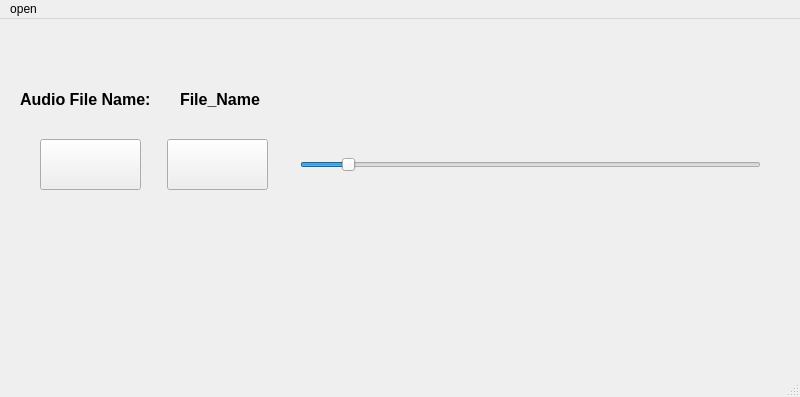
<?xml version="1.0" encoding="UTF-8"?>
<ui version="4.0">
 <class>MainWindow</class>
 <widget class="QMainWindow" name="MainWindow">
  <property name="geometry">
   <rect>
    <x>0</x>
    <y>0</y>
    <width>800</width>
    <height>397</height>
   </rect>
  </property>
  <property name="windowTitle">
   <string>MainWindow</string>
  </property>
  <widget class="QWidget" name="centralwidget">
   <widget class="QLabel" name="lbl_Title_File_Name">
    <property name="geometry">
     <rect>
      <x>20</x>
      <y>60</y>
      <width>131</width>
      <height>41</height>
     </rect>
    </property>
    <property name="font">
     <font>
      <pointsize>12</pointsize>
      <bold>true</bold>
     </font>
    </property>
    <property name="text">
     <string>Audio File Name:</string>
    </property>
   </widget>
   <widget class="QLabel" name="lbl_Value_File_Name">
    <property name="geometry">
     <rect>
      <x>180</x>
      <y>60</y>
      <width>591</width>
      <height>41</height>
     </rect>
    </property>
    <property name="font">
     <font>
      <pointsize>12</pointsize>
      <bold>true</bold>
     </font>
    </property>
    <property name="text">
     <string>File_Name</string>
    </property>
   </widget>
   <widget class="QPushButton" name="pushButton_Play">
    <property name="geometry">
     <rect>
      <x>40</x>
      <y>120</y>
      <width>101</width>
      <height>51</height>
     </rect>
    </property>
    <property name="text">
     <string/>
    </property>
   </widget>
   <widget class="QPushButton" name="pushButton_Pause">
    <property name="geometry">
     <rect>
      <x>167</x>
      <y>120</y>
      <width>101</width>
      <height>51</height>
     </rect>
    </property>
    <property name="text">
     <string/>
    </property>
   </widget>
   <widget class="QSlider" name="horizontalSlider_Volume_Control">
    <property name="geometry">
     <rect>
      <x>300</x>
      <y>120</y>
      <width>461</width>
      <height>51</height>
     </rect>
    </property>
    <property name="minimum">
     <number>1</number>
    </property>
    <property name="maximum">
     <number>100</number>
    </property>
    <property name="singleStep">
     <number>1</number>
    </property>
    <property name="value">
     <number>10</number>
    </property>
    <property name="orientation">
     <enum>Qt::Orientation::Horizontal</enum>
    </property>
   </widget>
  </widget>
  <widget class="QMenuBar" name="menubar">
   <property name="geometry">
    <rect>
     <x>0</x>
     <y>0</y>
     <width>800</width>
     <height>23</height>
    </rect>
   </property>
   <widget class="QMenu" name="menuopen">
    <property name="title">
     <string>open</string>
    </property>
    <addaction name="actionOpen_FIle"/>
   </widget>
   <addaction name="menuopen"/>
  </widget>
  <widget class="QStatusBar" name="statusbar"/>
  <action name="actionOpen_FIle">
   <property name="text">
    <string>Open FIle</string>
   </property>
  </action>
 </widget>
 <resources/>
 <connections/>
</ui>
